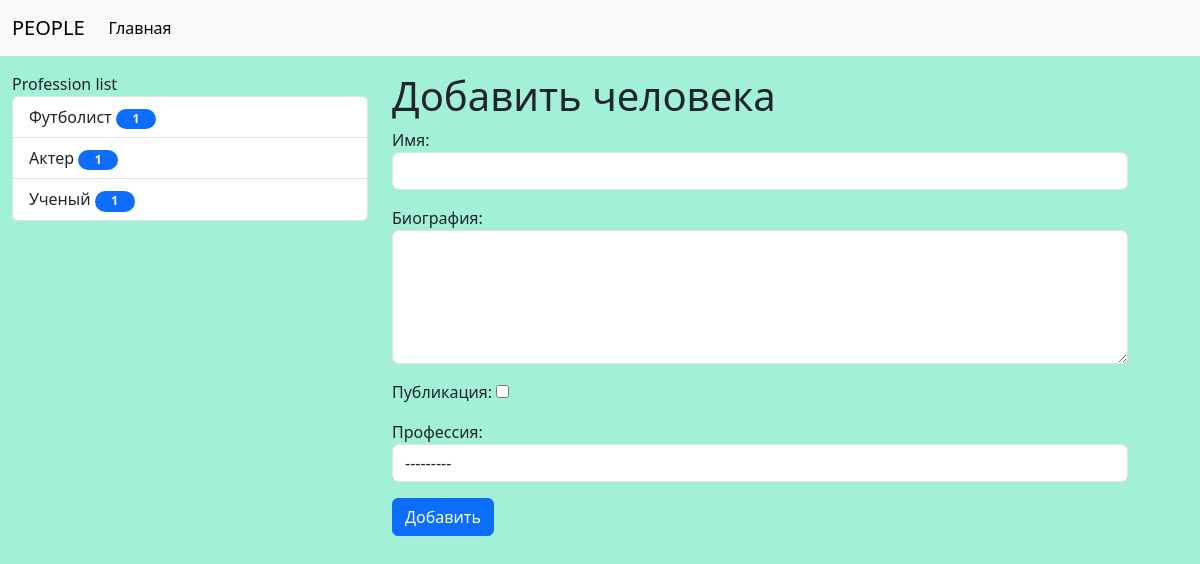
/humans/add_humans, run on an earlier commit of the app's database.
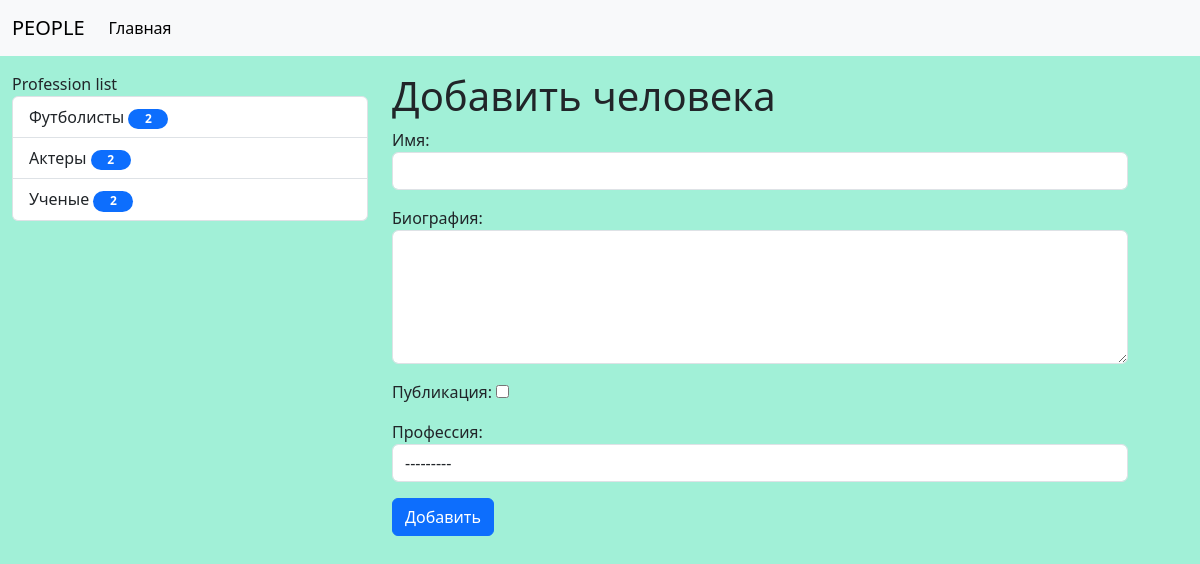
And on a later commit of the database.
### Humans/models.py (models this page shows)
class Profession(models.Model):
    title = models.CharField(max_length=100, db_index=True, verbose_name='Профессия')
    def get_absolute_url(self):
        return reverse_lazy('Profession', kwargs={'profession_id': self.pk})
    class Meta:
        verbose_name = 'Профессия'
        verbose_name_plural = 'Професии'
        ordering = ['title']

### Humans/views.py (the view)
# urls.py: path('add_humans', AddHuman.as_view(), name='Add_humans')
class AddHuman(CreateView):
    form_class = HumansForm
    template_name = 'Humans/add_humans.html'
    login_url = '/admin/'

### Humans/forms.py (shortened to what this page needs)
class HumansForm(forms.ModelForm):
    class Meta:
        model = Humans
        fields = ['name', 'biography', 'is_published', 'profession']
        widgets = {
            'name': forms.TextInput(attrs={
                'class': 'form-control'
            }),
            'biography': forms.Textarea(attrs={
                'class': 'form-control',
                'rows': 5
            }),
            'profession': forms.Select(attrs={
                'class': 'form-control',
            })
        }

### Humans/templatetags/new_tag.py (called while the page is built)
@register.simple_tag(name='get_list_profession')
def get_profession():
    return Profession.objects.all()

@register.inclusion_tag('Humans/list_profession.html')
def show_profession(arg_1='Profession', arg_2 = 'list'):
    profession = Profession.objects.annotate(cnt=Count('humans')).filter(cnt__gt=0)
    return {'profession': profession, 'arg_1': arg_1, 'arg_2': arg_2}

### Humans/Templates/Humans/add_humans.html (shortened to what this page needs)
{% extends 'base.html' %}
{% block sidebar %}
{% include 'inc/_sidebar.html' %}
{% endblock %}
{% block content %}
  <h1>Добавить человека</h1>
  <form action="{% url 'Add_humans' %}" method="post">
    {{ form.as_p }}
    <button type="submit" class="btn btn-primary btn-block">Добавить</button>
  </form>
{% endblock %}

### Humans/Templates/Humans/list_profession.html
{% load new_tag %}
<div class="list-group">
  {{ arg_1 }} {{ arg_2 }}
  {% for prof in profession %}
    <a href="{{ prof.get_absolute_url }}" class="list-group-item list-group-item-action">{{ prof.title }} <span class="badge bg-primary rounded-pill" style="width: 40px; color: white;">{{ prof.cnt }}</span></a>
  {% endfor %}
</div>

What changed in the data, as far as the page shows it:
changed Profession: title "Футболист" → "Футболисты"; cnt "1" → "2"
changed Profession: title "Актер" → "Актеры"; cnt "1" → "2"
changed Profession: title "Ученый" → "Ученые"; cnt "1" → "2"
